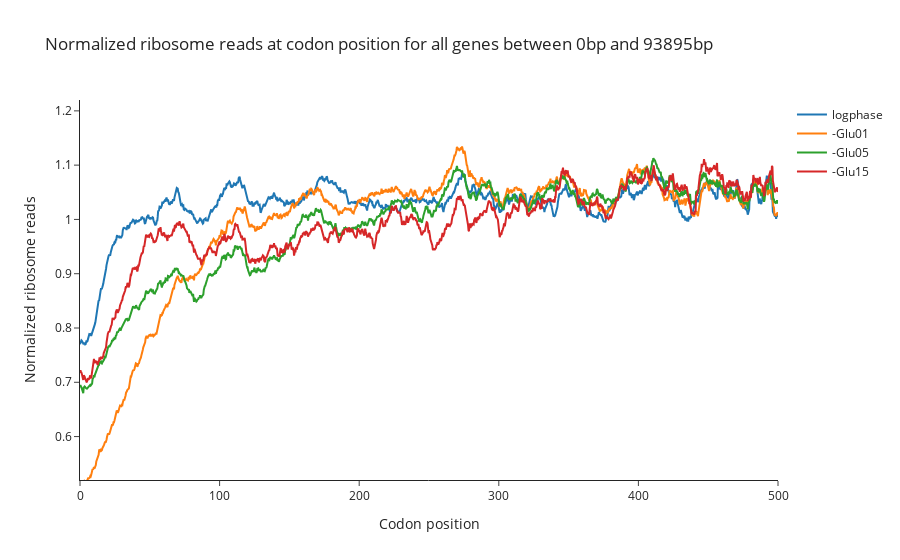

The code cell stored with this chart in its notebook:
### Code cell
#colors = ['blue','green','red','violet','purple']
fig = go.Figure()
shift_est_list = []
meds = []
rng = d1
prev_peak = 0
el_y = 0
el_x = []
peaks = []
rates = []
for i in range(len(select_times)):
    t = select_times[i]
    #t = times[i]+'_normed'
    fit_y = df_samples_all[t]
    fig.add_trace(go.Scatter(x=df_samples_all.index, y = fit_y,mode='lines',name= t.split('_')[0]))
    shift_est_list.append(list(fit_y)[startbp:endbp])
    print(len(list(fit_y)[startbp:endbp]))


fig.update_layout(
    template='simple_white',
    title_text="Normalized ribosome reads at codon position for " +dhh1_tag+ " genes between " + str(d1) + "bp and " + str(d2)+ "bp",
    #xaxis_title="Codon position(" + str(num_c) + " codons sliding window)",
    xaxis_title="Codon position",
    yaxis_title="Normalized ribosome reads"
)       

fig.update_xaxes(range=[math.ceil(startbp/3),int(endbp/3)])
#fig.update_xaxes(range=[math.ceil(startbp/3),410])
fig.update_yaxes(range=[0.52,1.22])

fig.show()

### Figure 1 — Plotly figure (JSON) as saved in the notebook; plotly's stock layout.template omitted (floating-point values rounded to 4 significant figures; data arrays with more than 128 entries replaced by an {"elided": "..."} marker saying what was removed)
{"data": [{"mode": "lines", "name": "logphase", "type": "scatter", "x": {"elided": "1501 float values"}, "y": {"elided": "1501 float values"}}, {"mode": "lines", "name": "-Glu01", "type": "scatter", "x": {"elided": "1501 float values"}, "y": {"elided": "1501 float values"}}, {"mode": "lines", "name": "-Glu05", "type": "scatter", "x": {"elided": "1501 float values"}, "y": {"elided": "1501 float values"}}, {"mode": "lines", "name": "-Glu15", "type": "scatter", "x": {"elided": "1501 float values"}, "y": {"elided": "1501 float values"}}], "layout": {"title": {"text": "Normalized ribosome reads at codon position for all genes between 0bp and 93895bp"}, "xaxis": {"range": [0, 500], "title": {"text": "Codon position"}}, "yaxis": {"range": [0.52, 1.22], "title": {"text": "Normalized ribosome reads"}}}}
